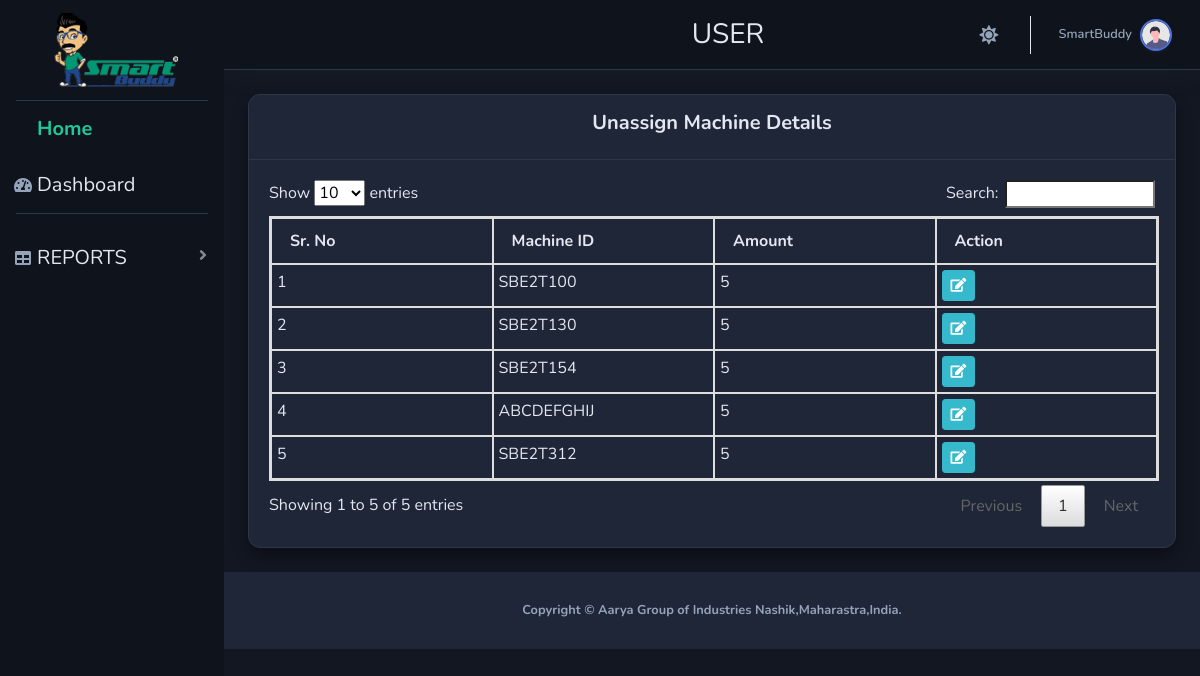
The page /operation/list_unassignmachine.php (signed in) on the database its author committed.
### tables this page shows
CREATE TABLE `machines` (
  `id` int NOT NULL,
  `machine_id` varchar(20) DEFAULT NULL,
  `client_name` varchar(30) DEFAULT NULL,
  `state` varchar(30) DEFAULT NULL,
  `district` varchar(50) DEFAULT NULL,
  `city` varchar(30) DEFAULT NULL,
  `address` text,
  `inst_address` text,
  `project_name` varchar(30) DEFAULT NULL,
  `po_date` date DEFAULT NULL,
  `dispatch_date` date DEFAULT NULL,
  `installation_date` date DEFAULT NULL,
  `qr_code` blob,
  `status` varchar(15) DEFAULT NULL,
  `wall_clean` varchar(10) DEFAULT NULL,
  `seats` int DEFAULT NULL,
  `flush_time` int DEFAULT NULL,
  `floor_time` int DEFAULT NULL,
  `wall_time` int DEFAULT NULL,
  `uses_amt` int DEFAULT NULL,
  `mode` varchar(30) DEFAULT NULL,
  `free` varchar(3) DEFAULT NULL,
  `coin` varchar(3) DEFAULT NULL,
  `upi` varchar(3) DEFAULT NULL,
  `smart_card` varchar(3) DEFAULT NULL,
  `digital_token` varchar(3) DEFAULT NULL,
  `machine_code` varchar(15) DEFAULT NULL,
  `m_desc` text,
  `created` timestamp NULL DEFAULT CURRENT_TIMESTAMP,
  `cretedby` varchar(30) DEFAULT NULL,
  `updatedon` timestamp NULL DEFAULT CURRENT_TIMESTAMP ON UPDATE CURRENT_TIMESTAMP,
  `updatedby` varchar(30) DEFAULT NULL
);

### operation/list_unassignmachine.php (the view, shortened to what this page needs)
<?php
require_once('include/header.php');
require_once('include/config.php');
require_once('include/navbar.php');
?>
<head>
</head>
    <div id="content-wrapper" class="d-flex flex-column">
        <div id="content">
            <div class="container-fluid">
                <div class="card shadow mb-4">
                    <div class="card-header py-3">
                        <h5 class="text-center"><b>Unassign Machine Details</b></h5>
                    </div>
    <div class="card-body">
        <div class="table-responsive">
        <?php
        $sql = "SELECT * FROM machines WHERE client_name IS NULL OR client_name = ''";
        $result = mysqli_query($conn,$sql);
        if ($result) {
            echo "<table class='table table-bordered' id='userTable' cellspacing='0' style='border:2px solid #ddd;'>";
            echo "
            <thead style=' border:1px solid #ddd;'>
                <tr>
                    <th style='border:1px solid #ddd;'>Sr. No</th>
                    <th style='border:1px solid #ddd;'>Machine ID</th>
                    <th style='border:1px solid #ddd;'>Amount</th>
                    <th style='border:1px solid #ddd;'>Action</th>
                </tr>
            </thead>
            <tbody>";
            $srNo = 1;
            while ($row = mysqli_fetch_assoc($result)) {
                $id = $row['id'];
                $machine_id = $row['machine_id'];
              $uses_amt   = $row['uses_amt'];
                echo "<tr>
                        <td>$srNo</td>
                        <td>$machine_id</td>
                        <td>$uses_amt</td>
                        <td>
                            <div style='display:flex; gap:8px;'>
                                <a href='#' class='btn btn-sm btn-info edit-employee'
                                    data-toggle='modal' data-target='#employeeModal'
                                    data-updateid='$id' title='Update'>
                                    <i class='fas fa-edit'></i>
                                </a>
                            </div>
                        </td>
                    </tr>";
                $srNo++;
            }
            echo "</tbody></table>";
        }
        ?>
        </div>
    </div>
</div>
</div>
</div>
</div>
<?php include('include/footer.php');?>

### operation/css/theme.css (style rules this page uses)
:root { --bg-main: #f8f9fc; --bg-card: #ffffff; --text-main: #5a5c69; --text-muted: #858796; --border-color: #e3e6f0; --sidebar-bg: #ffffff; --sidebar-text: #5a5c69; --topbar-bg: #ffffff; --primary-color: #4e73df; --primary-hover: #2e59d9; --card-shadow: 0 .15rem 1.75rem 0 rgba(58,59,69,.15); --input-bg: #ffffff; --input-border: #d1d3e2; }
[data-theme="dark"] { --bg-main: #131722; --bg-card: #1e2638; --text-main: #e2e8f0; --text-muted: #94a3b8; --border-color: #2d3748; --sidebar-bg: #0f131c; --sidebar-text: #e2e8f0; --topbar-bg: #0f131c; --primary-color: #20c997; --primary-hover: #17a589; --card-shadow: 0 8px 16px rgba(0, 0, 0, 0.4); --input-bg: #131722; --input-border: #2d3748; }
body { background-color: var(--bg-main) !important; color: var(--text-main) !important; transition: background-color 0.3s ease, color 0.3s ease; }
#wrapper #content-wrapper { background-color: var(--bg-main) !important; }
.card { background-color: var(--bg-card) !important; border: 1px solid var(--border-color) !important; box-shadow: var(--card-shadow) !important; border-radius: 12px !important; }
.card-header { background-color: var(--bg-card) !important; border-bottom: 1px solid var(--border-color) !important; color: var(--text-main) !important; border-top-left-radius: 12px !important; border-top-right-radius: 12px !important; }
h1, h2, h3, h4, h5, h6, .text-gray-800 { color: var(--text-main) !important; }
table.dataTable, table { color: var(--text-main) !important; }
.table td, .table th { border-top: 1px solid var(--border-color) !important; }
.table thead th { border-bottom: 2px solid var(--border-color) !important; }
html[data-theme="dark"] table.dataTable tbody tr, html[data-theme="dark"] table.dataTable tbody tr.odd, html[data-theme="dark"] table.dataTable tbody tr.even, html[data-theme="dark"] table.dataTable tbody td.dataTables_empty { background-color: var(--bg-card) !important; color: var(--text-main) !important; }
html[data-theme="dark"] .table { color: var(--text-main) !important; }
html[data-theme="dark"] .table th, html[data-theme="dark"] .table td { color: var(--text-main) !important; border-color: var(--border-color) !important; }
html[data-theme="dark"] table.dataTable tbody tr { background-color: var(--bg-card) !important; }

### operation/list_unassignmachine.php (style rules this page uses)
#userTable { border: 2px solid #ddd !important; }
#userTable th, #userTable td { border: 1px solid #ddd !important; }
@media screen and (min-width: 769px) { .table-responsive, .dataTables_wrapper { overflow-x: visible !important; } }
@media screen and (min-width: 769px) { #userTable { min-width: 100%; table-layout: fixed; } }
@media screen and (min-width: 769px) { #userTable th, #userTable td { white-space: normal; } }

### rows shown on the page
machines: machine "SBE2T100", uses_amt "5"
machines: machine "SBE2T130", uses_amt "5"
machines: machine "SBE2T154", uses_amt "5"
machines: machine "ABCDEFGHIJ", uses_amt "5"
machines: machine "SBE2T312", uses_amt "5"

### other values the page prints
$_SESSION['name'] "SmartBuddy"
